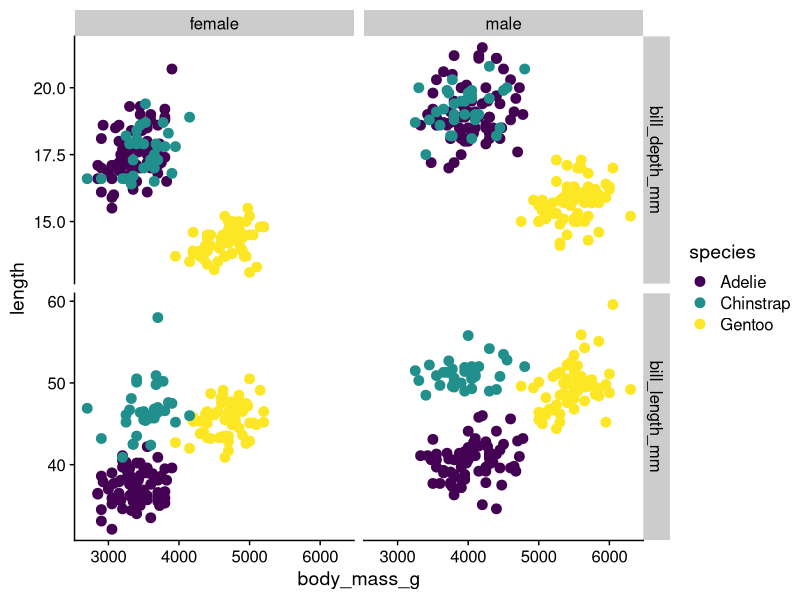
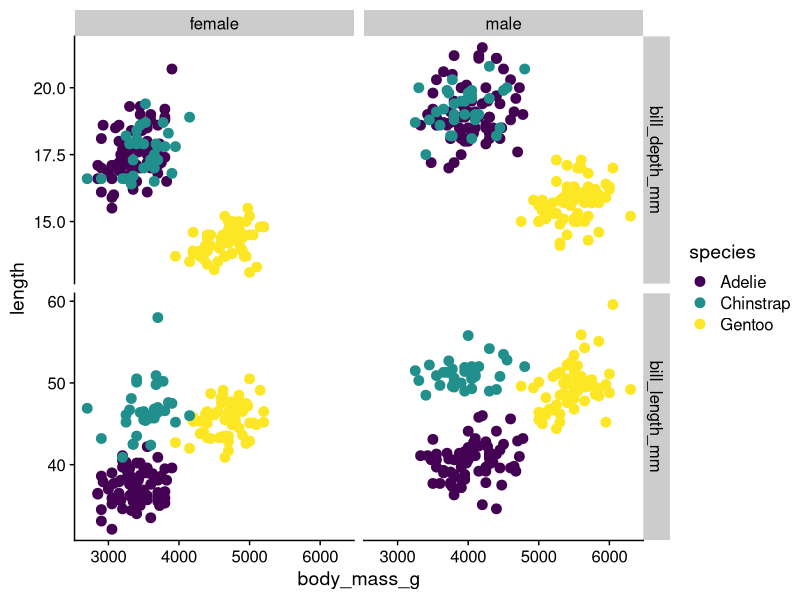
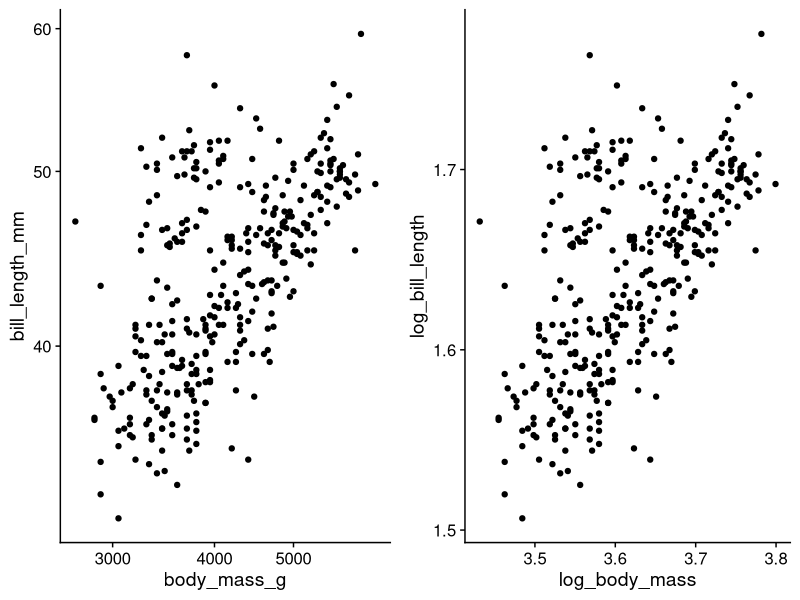
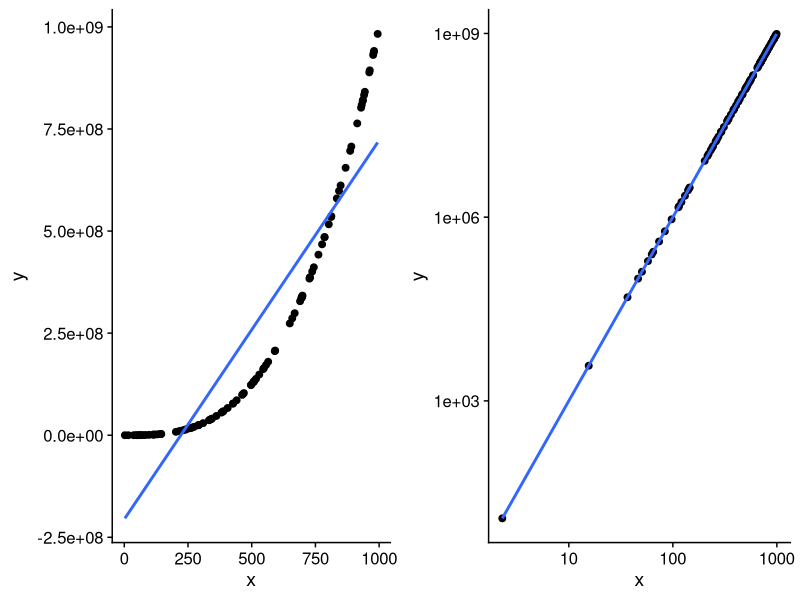
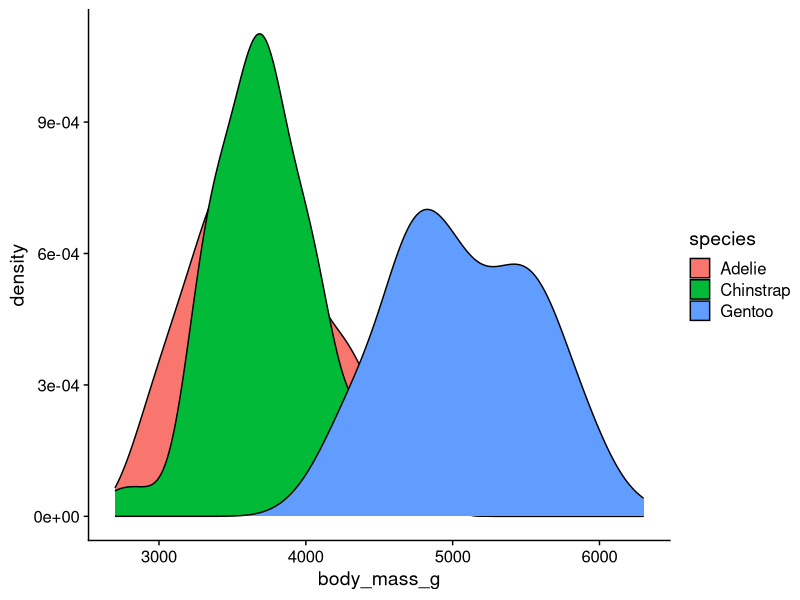
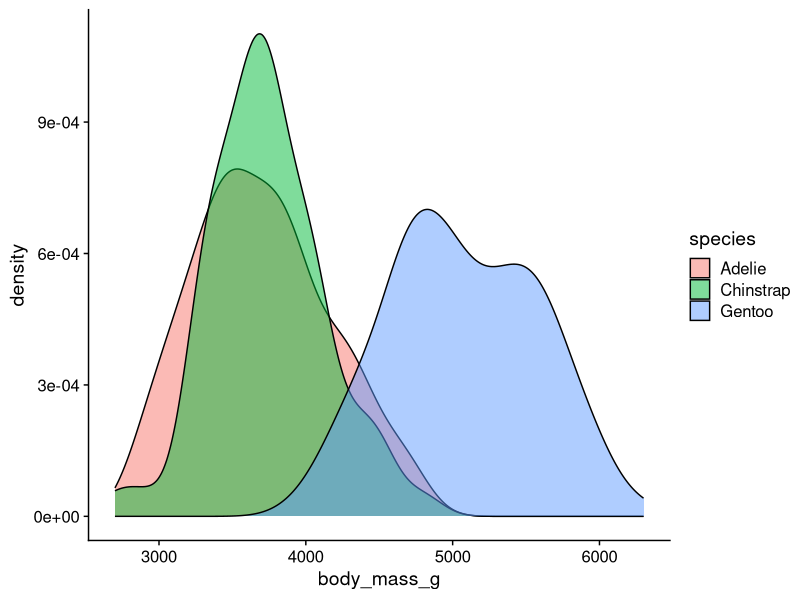
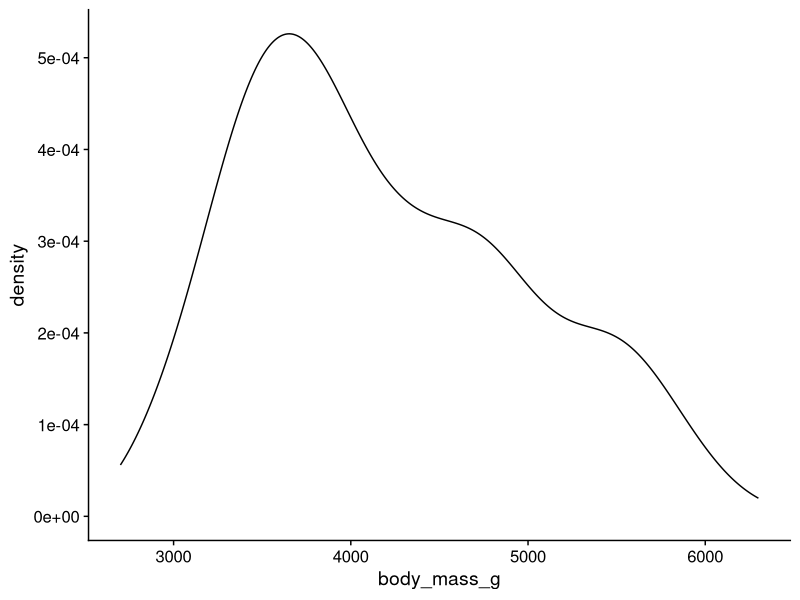
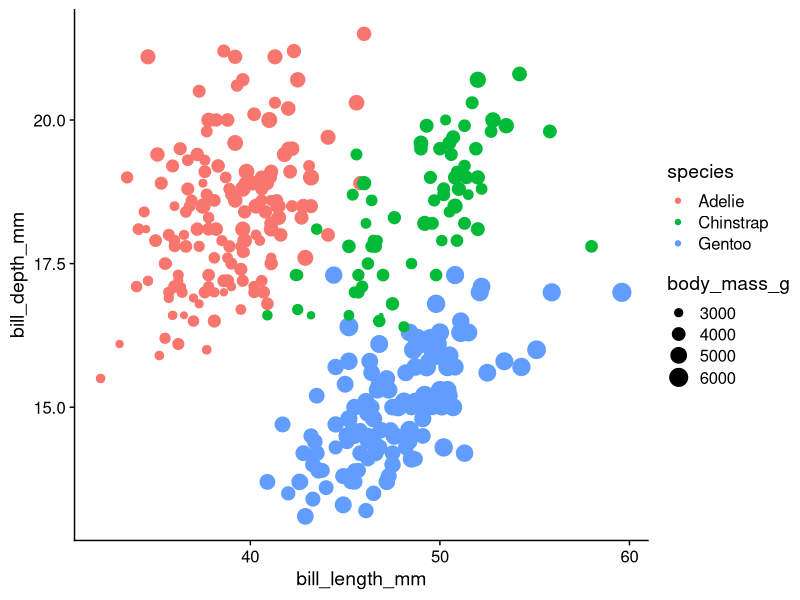

R code for these plots, in order:
## ---- chunk 1
library(tidyverse)
library(cowplot)
theme_set(theme_cowplot())

library(palmerpenguins)
island_data <- tibble(
  island = as.character(levels(penguins$island)),
  latitude = c(-64.766667, -65.433333, -64.733333),
  longitude = c( -64.083333, -65.5, -64.233333)
)
## ---- chunk 2

set.seed(624221)

sample(letters, 5)
sample(letters, 5)

set.seed(624221)

sample(letters, 5)
## ---- chunk 3
library(palmerpenguins)
head(penguins)
## ---- chunk 4
island_data
## ---- chunk 5
penguins_long <- penguins %>%
  select(species, sex, body_mass_g, bill_length_mm, bill_depth_mm) %>% 
  pivot_longer(cols = -c(species, sex, body_mass_g),
               names_to = "bill_measure",
               values_to = "length") %>% 
  drop_na()

ggplot(penguins_long, aes(x = body_mass_g, y = length, color = species)) +
  geom_point(size = 3) +
  scale_colour_viridis_d() +
  facet_grid(bill_measure ~ sex, scales = "free_y")
## ---- chunk 6
penguins_long <- penguins %>%
  select(species, sex, body_mass_g, bill_length_mm, bill_depth_mm) %>% 
  pivot_longer(cols = c(bill_length_mm, bill_depth_mm),
               names_to = "bill_measure",
               values_to = "length") %>% 
  drop_na()
## ---- chunk 7
penguins_long <- penguins %>%
  select(species, sex, body_mass_g, bill_length_mm, bill_depth_mm) %>% 
  pivot_longer(cols = -c(species, sex, body_mass_g),
               names_to = "bill_measure",
               values_to = "length") %>% 
  drop_na()
## ---- chunk 8
penguins_long
## ---- chunk 9
ggplot(penguins_long, aes(x = body_mass_g, y = length, color = species)) +
  geom_point(size = 3) +
  scale_colour_viridis_d() +
  facet_grid(bill_measure ~ sex, scales = "free_y")
## ---- chunk 10
penguins_long <- penguins_long %>% 
  mutate(bill_measure = str_remove(bill_measure, "_mm"),
         bill_measure = str_remove(bill_measure, "bill_"))

head(penguins_long)
## ---- chunk 11
penguins_long %>% 
  pivot_wider(id_cols = c(species, sex, body_mass_g),
              names_from = bill_measure, values_from = length)
## ---- chunk 12
penguins_long %>% 
  group_by(species, sex, body_mass_g) %>% 
  tally()
## ---- chunk 13
island_data
## ---- chunk 14
intersect(colnames(penguins), colnames(island_data))
## ---- chunk 15
left_join(penguins, island_data)
## ---- chunk 16
penguins <- penguins %>% 
  mutate(log_bill_length = log10(bill_length_mm),
         log_bill_depth = log10(bill_depth_mm))

str(penguins)
## ---- chunk 17
penguins$log_body_mass <- log10(penguins$body_mass_g)

str(penguins)
## ---- chunk 18
penguins %>% 
  group_by(species, sex, island) %>% 
  summarize(mean_log_mass = mean(log_body_mass),
            mean_log_bill_length = mean(log_bill_length))
## ---- chunk 19
penguins %>% 
  drop_na(sex) %>% 
  group_by(species, sex, island) %>% 
  summarize(mean_log_mass = mean(log_body_mass),
            mean_log_bill_length = mean(log_bill_length))
## ---- chunk 20
penguins %>% 
  drop_na(sex) %>% 
  group_by(species, sex, island) %>% 
  summarize(mean_log_mass = mean(log_body_mass),
            mean_log_bill_length = mean(log_bill_length),
            .groups = "drop")
## ---- chunk 21
p1 <- ggplot(penguins, aes(body_mass_g, bill_length_mm)) +
  geom_point() +
  scale_x_log10() +
  scale_y_log10()

p2 <- ggplot(penguins, aes(log_body_mass, log_bill_length)) +
  geom_point()

plot_grid(p1, p2, ncol = 2)
## ---- chunk 22
set.seed(8538476)
D <- tibble(x = runif(100, 1, 1e3),
            y = x ^ 3)
p1 <- ggplot(D, aes(x, y)) +
  geom_point(size = 2) +
  geom_smooth(formula = y ~ x, se = FALSE, method = "lm")

p2 <- ggplot(D, aes(x, y)) +
  geom_point(size = 2) +
  scale_x_log10() +
  scale_y_log10() +
  geom_smooth(formula = y ~ x, se = FALSE, method = "lm")

plot_grid(p1, p2, ncol = 2)
## ---- chunk 23
penguins <- penguins %>% 
  drop_na(body_mass_g)
## ---- chunk 24
ggplot(penguins, aes(body_mass_g, fill = species)) +
  geom_density()
## ---- chunk 25
ggplot(penguins, aes(body_mass_g, fill = species)) +
  geom_density(alpha = 0.5)
## ---- chunk 26
penguins <- penguins %>% 
  mutate(species_alpha = case_when(
    species == "Adelie" ~ 1,
    species == "Chinstrap" ~ 0.5,
    species == "Gentoo" ~ 0.25
  ))
penguins %>% select(species, species_alpha) %>% slice_sample(n = 10)
## ---- chunk 27
ggplot(penguins, aes(body_mass_g, alpha = species_alpha)) +
  geom_density()
## ---- chunk 28
ggplot(penguins, aes(bill_length_mm, bill_depth_mm, color = species,
                     size = body_mass_g)) +
  geom_point()
## ---- chunk 29
tibble(y = 0:6,
       d = dbinom(y, size = 6, prob = 0.5)) %>% 
  ggplot(aes(y, d)) +
  geom_bar(stat = "identity") +
  scale_x_continuous(breaks = 0:6)+
  labs(title = "Binomial(0:6, 6, 0.5)",
       y = "Density",
       x = "Successes")
## ---- chunk 30
tibble(y = seq(-5, 5, length.out = 200),
       d = dnorm(y)) %>% 
  ggplot(aes(y, d)) +
  geom_line() +
  labs(title = "Standard Normal Distribution",
       y = "Density")
## ---- chunk 31
set.seed(2389749)

runif(n = 10, min = 0, max = 1)
## ---- chunk 32
y <- tibble(y = runif(n = 1e6, min = 0, max = 1))
## ---- chunk 33
ggplot(y, aes(y)) +
  geom_histogram(bins = 20)
## ---- chunk 34
ggplot(y, aes(y)) +
  geom_density() +
  labs(y = "Density")
## ---- chunk 35
d <- tibble(
  y = seq(0, 1, length.out = 200),
  d = dunif(y, min = 0, max = 1))
head(d)
## ---- chunk 36
ggplot(d, aes(y, d)) +
  geom_line() +
  labs(title = "min = 0, max = 1",
       y = "Density")
## ---- chunk 37
d <- tibble(
  y = seq(0, 10, length.out = 200),
  d = dunif(y, min = 0, max = 10))
## ---- chunk 38
ggplot(d, aes(y, d)) +
  geom_line()  +
  labs(title = "min = 0, max = 10",
       y = "Density")
## ---- chunk 39
dd <- rnorm(1000)
hist(dd)
pnorm(-1)
length(which(dd <= -1))/length(dd)
